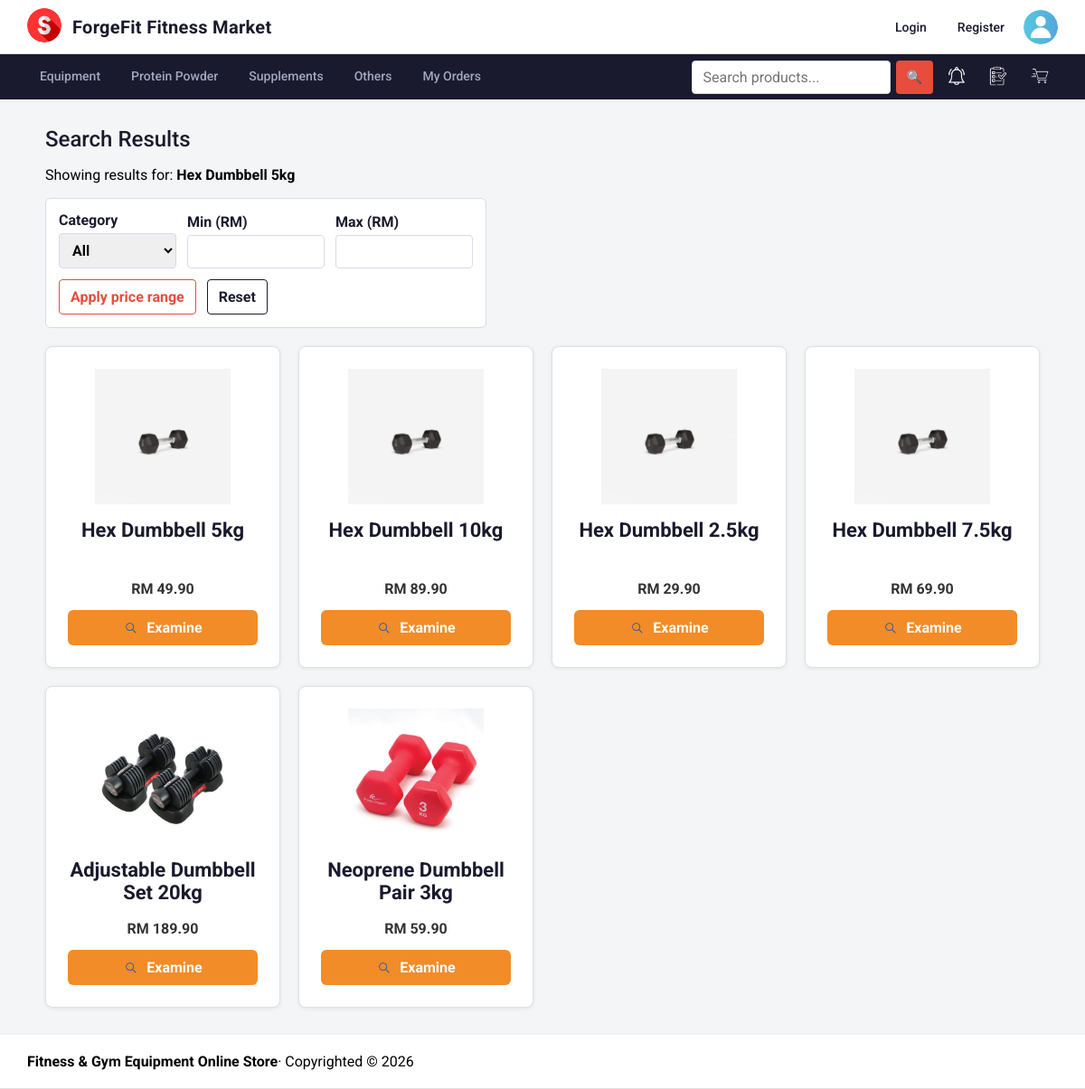
Screenshot of /app/product/search.php?name=Hex Dumbbell 5kg with the database file from the repository.
### tables this page shows
CREATE TABLE IF NOT EXISTS `product` (
    `product_id` INT AUTO_INCREMENT PRIMARY KEY,
    `category_id` INT NOT NULL,
    `product_name` VARCHAR(150) NOT NULL,
    `price` DECIMAL(10,2) NOT NULL,
    `weight` DECIMAL(8,2) NOT NULL DEFAULT 0.00,
    `description` TEXT NULL,
    `stock` INT NOT NULL DEFAULT 0,
    `availability` BOOLEAN NOT NULL DEFAULT TRUE,
    `created_at` TIMESTAMP DEFAULT CURRENT_TIMESTAMP,
    `updated_at` TIMESTAMP DEFAULT CURRENT_TIMESTAMP ON UPDATE CURRENT_TIMESTAMP,
    FOREIGN KEY (`category_id`) REFERENCES `category`(`category_id`) ON DELETE RESTRICT
);

### app/product/product_template.php (the view, shortened to what this page needs)
<section class="product-grid<?= !empty($productGridClass) ? ' ' . htmlspecialchars($productGridClass) : '' ?>">
    <?php if ($products): ?>
        <?php foreach ($products as $product): ?>
            <article
                class="product-card"
                <?php if (isset($product->id)): ?>
                    data-product-id="<?= htmlspecialchars($product->id) ?>"
                <?php endif; ?>
            >
                <div class="product-card__photo">
                    <img
                        src="<?= !empty($product->image) ? '/photos/' . htmlspecialchars($product->image) : '/images/sport.png' ?>"
                        alt="<?= htmlspecialchars($product->name) ?>"
                    >
                </div>
                <h2><?= htmlspecialchars($product->name) ?></h2>
                <?php if (isset($product->price)): ?>
                    <p>RM <?= htmlspecialchars($product->price) ?></p>
                <?php endif; ?>
                <a class="examine-button" href="/product/product.php?id=<?= htmlspecialchars($product->id) ?>">
                    <img src="/images/search.png" alt="">
                    Examine
                </a>
            </article>
        <?php endforeach; ?>
    <?php else: ?>
        <p>No products available.</p>
    <?php endif; ?>
</section>

### app/css/app.css (style rules this page uses)
body, input, button, textarea, select { font: 16px 'Roboto', sans-serif; }
body { margin: 0; min-height: 100vh; display: grid; grid-template-rows: auto auto 1fr auto; grid-template-columns: 1fr; background: #f4f5f7; }
.product-grid { display: grid; grid-template-columns: repeat(auto-fill, minmax(190px, 1fr)); gap: 20px; align-items: stretch; }
.product-grid--search { grid-template-columns: repeat(auto-fill, minmax(260px, 1fr)); }
.product-grid--search .product-card { padding: 24px; }
.product-grid--search .product-card img { width: 150px; height: 150px; }
.product-grid--search .product-card h2 { font-size: 22px; min-height: 56px; }
.product-card { position: relative; width: 100%; padding: 18px; box-sizing: border-box; background: #ffffff; border: 1px solid #e0e0e0; border-radius: 8px; text-align: center; box-shadow: 0 1px 4px rgba(0, 0, 0, 0.08); }
.product-card__photo { position: relative; display: inline-block; margin-bottom: 12px; }
.product-card .product-card__photo img { display: block; margin-bottom: 0; }
.product-card h2 { min-height: 48px; margin: 0 0 12px; color: #1a1a2e; font-size: 18px; font-weight: 700; }
.product-card img { width: 110px; height: 110px; margin-bottom: 12px; object-fit: contain; }
.product-card p { margin: 0 0 14px; color: #333333; font-size: 16px; font-weight: 700; }
.product-card .examine-button { position: relative; z-index: 2; width: 100%; padding: 10px 14px; box-sizing: border-box; display: flex; align-items: center; justify-content: center; gap: 8px; border: 0; border-radius: 6px; background: #f28c28; color: #ffffff; font-weight: 700; transition: background 0.15s ease, transform 0.15s ease, box-shadow 0.15s ease; text-decoration: none; cursor: pointer; }
.product-card .examine-button img { width: 18px; height: 18px; margin: 0; object-fit: contain; }

### rows the page displays
product: product_name "Hex Dumbbell 5kg", price "49.90"
product: product_name "Hex Dumbbell 10kg", price "89.90"
product: product_name "Hex Dumbbell 2.5kg", price "29.90"
product: product_name "Hex Dumbbell 7.5kg", price "69.90"
product: shows a picture, product_name "Adjustable Dumbbell Set 20kg", price "189.90"
product: shows a picture, product_name "Neoprene Dumbbell Pair 3kg", price "59.90"

### other values shown
$_title "Search Results"
$name "Hex Dumbbell 5kg"
